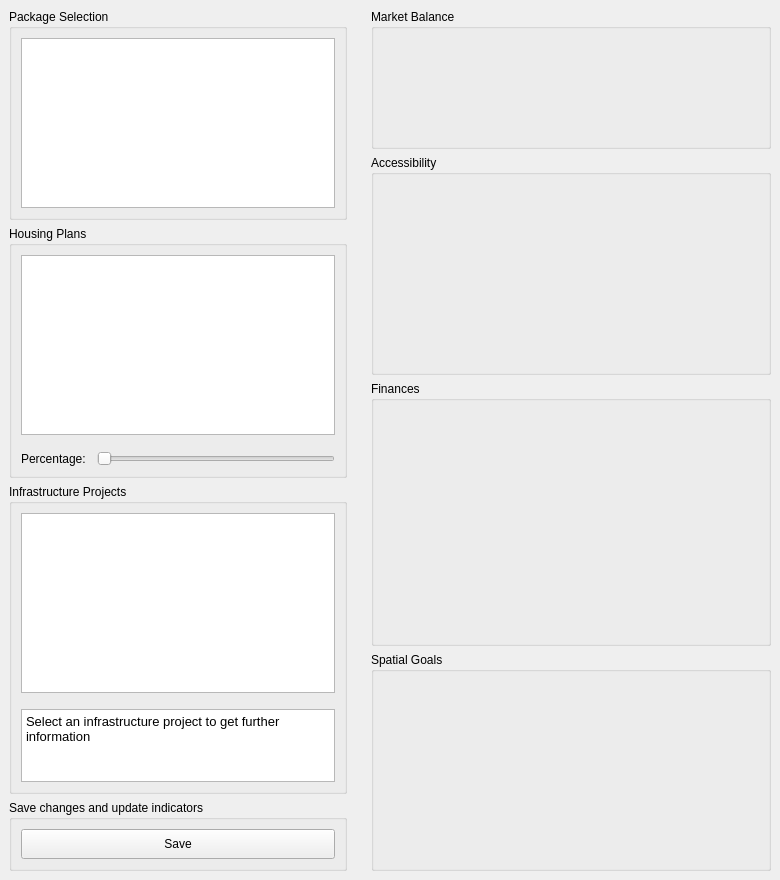
<?xml version="1.0" encoding="UTF-8"?>
<ui version="4.0">
 <class>IndicatorsDialogDockedBase</class>
 <widget class="QDockWidget" name="IndicatorsDialogDockedBase">
  <property name="geometry">
   <rect>
    <x>0</x>
    <y>0</y>
    <width>780</width>
    <height>880</height>
   </rect>
  </property>
  <property name="sizePolicy">
   <sizepolicy hsizetype="MinimumExpanding" vsizetype="MinimumExpanding">
    <horstretch>0</horstretch>
    <verstretch>0</verstretch>
   </sizepolicy>
  </property>
  <property name="minimumSize">
   <size>
    <width>780</width>
    <height>880</height>
   </size>
  </property>
  <property name="windowTitle">
   <string>Regional Game Mobiele Stad</string>
  </property>
  <widget class="QWidget" name="dockWidgetContents">
   <property name="sizePolicy">
    <sizepolicy hsizetype="MinimumExpanding" vsizetype="MinimumExpanding">
     <horstretch>0</horstretch>
     <verstretch>0</verstretch>
    </sizepolicy>
   </property>
   <property name="minimumSize">
    <size>
     <width>640</width>
     <height>850</height>
    </size>
   </property>
   <property name="baseSize">
    <size>
     <width>0</width>
     <height>0</height>
    </size>
   </property>
   <layout class="QVBoxLayout" name="verticalLayout_6">
    <property name="leftMargin">
     <number>0</number>
    </property>
    <property name="topMargin">
     <number>0</number>
    </property>
    <property name="rightMargin">
     <number>0</number>
    </property>
    <property name="bottomMargin">
     <number>0</number>
    </property>
    <item>
     <layout class="QHBoxLayout" name="pluginLayout">
      <item>
       <widget class="QFrame" name="inpuGroup">
        <layout class="QVBoxLayout" name="inputLayout">
         <item>
          <widget class="QGroupBox" name="groupBox">
           <property name="title">
            <string>Package Selection</string>
           </property>
           <layout class="QVBoxLayout" name="verticalLayout">
            <item>
             <widget class="QTableWidget" name="packageTable">
              <property name="sizePolicy">
               <sizepolicy hsizetype="Preferred" vsizetype="Preferred">
                <horstretch>0</horstretch>
                <verstretch>0</verstretch>
               </sizepolicy>
              </property>
              <property name="minimumSize">
               <size>
                <width>0</width>
                <height>170</height>
               </size>
              </property>
             </widget>
            </item>
           </layout>
          </widget>
         </item>
         <item>
          <widget class="QGroupBox" name="groupBox_7">
           <property name="minimumSize">
            <size>
             <width>0</width>
             <height>0</height>
            </size>
           </property>
           <property name="autoFillBackground">
            <bool>false</bool>
           </property>
           <property name="title">
            <string>Housing Plans</string>
           </property>
           <layout class="QVBoxLayout" name="verticalLayout_2">
            <item>
             <layout class="QVBoxLayout" name="verticalLayout_4">
              <item>
               <widget class="QTableWidget" name="housingTable">
                <property name="sizePolicy">
                 <sizepolicy hsizetype="Expanding" vsizetype="Expanding">
                  <horstretch>0</horstretch>
                  <verstretch>0</verstretch>
                 </sizepolicy>
                </property>
                <property name="minimumSize">
                 <size>
                  <width>0</width>
                  <height>180</height>
                 </size>
                </property>
                <property name="focusPolicy">
                 <enum>Qt::StrongFocus</enum>
                </property>
                <property name="autoFillBackground">
                 <bool>false</bool>
                </property>
               </widget>
              </item>
              <item>
               <layout class="QGridLayout" name="gridLayout">
                <item row="2" column="1">
                 <widget class="QSlider" name="housingSlider">
                  <property name="orientation">
                   <enum>Qt::Horizontal</enum>
                  </property>
                 </widget>
                </item>
                <item row="2" column="0">
                 <widget class="QLabel" name="label">
                  <property name="minimumSize">
                   <size>
                    <width>0</width>
                    <height>0</height>
                   </size>
                  </property>
                  <property name="text">
                   <string>Percentage:</string>
                  </property>
                  <property name="buddy">
                   <cstring>inpuGroup</cstring>
                  </property>
                 </widget>
                </item>
                <item row="1" column="1">
                 <spacer name="verticalSpacer">
                  <property name="orientation">
                   <enum>Qt::Vertical</enum>
                  </property>
                  <property name="sizeType">
                   <enum>QSizePolicy::Fixed</enum>
                  </property>
                  <property name="sizeHint" stdset="0">
                   <size>
                    <width>30</width>
                    <height>10</height>
                   </size>
                  </property>
                 </spacer>
                </item>
                <item row="1" column="0">
                 <spacer name="horizontalSpacer">
                  <property name="orientation">
                   <enum>Qt::Horizontal</enum>
                  </property>
                  <property name="sizeType">
                   <enum>QSizePolicy::Fixed</enum>
                  </property>
                  <property name="sizeHint" stdset="0">
                   <size>
                    <width>70</width>
                    <height>10</height>
                   </size>
                  </property>
                 </spacer>
                </item>
               </layout>
              </item>
             </layout>
            </item>
           </layout>
          </widget>
         </item>
         <item>
          <widget class="QGroupBox" name="groupBox_2">
           <property name="title">
            <string>Infrastructure Projects</string>
           </property>
           <layout class="QHBoxLayout" name="horizontalLayout_5">
            <item>
             <layout class="QVBoxLayout" name="verticalLayout_5">
              <item>
               <widget class="QTableWidget" name="infraTable">
                <property name="sizePolicy">
                 <sizepolicy hsizetype="Expanding" vsizetype="Expanding">
                  <horstretch>0</horstretch>
                  <verstretch>0</verstretch>
                 </sizepolicy>
                </property>
                <property name="minimumSize">
                 <size>
                  <width>0</width>
                  <height>180</height>
                 </size>
                </property>
               </widget>
              </item>
              <item>
               <spacer name="verticalSpacer_2">
                <property name="orientation">
                 <enum>Qt::Vertical</enum>
                </property>
                <property name="sizeType">
                 <enum>QSizePolicy::Fixed</enum>
                </property>
                <property name="sizeHint" stdset="0">
                 <size>
                  <width>288</width>
                  <height>10</height>
                 </size>
                </property>
               </spacer>
              </item>
              <item>
               <widget class="QTextEdit" name="descriptionText">
                <property name="sizePolicy">
                 <sizepolicy hsizetype="Preferred" vsizetype="Preferred">
                  <horstretch>0</horstretch>
                  <verstretch>0</verstretch>
                 </sizepolicy>
                </property>
                <property name="minimumSize">
                 <size>
                  <width>0</width>
                  <height>45</height>
                 </size>
                </property>
                <property name="html">
                 <string>&lt;!DOCTYPE HTML PUBLIC &quot;-//W3C//DTD HTML 4.0//EN&quot; &quot;http://www.w3.org/TR/REC-html40/strict.dtd&quot;&gt;
&lt;html&gt;&lt;head&gt;&lt;meta name=&quot;qrichtext&quot; content=&quot;1&quot; /&gt;&lt;style type=&quot;text/css&quot;&gt;
p, li { white-space: pre-wrap; }
&lt;/style&gt;&lt;/head&gt;&lt;body style=&quot; font-family:'.SF NS Text'; font-size:13pt; font-weight:400; font-style:normal;&quot;&gt;
&lt;p style=&quot; margin-top:0px; margin-bottom:0px; margin-left:0px; margin-right:0px; -qt-block-indent:0; text-indent:0px;&quot;&gt;&lt;span style=&quot; font-family:'MS Shell Dlg 2'; font-size:10pt;&quot;&gt;Select an infrastructure project to get further information&lt;/span&gt;&lt;/p&gt;&lt;/body&gt;&lt;/html&gt;</string>
                </property>
               </widget>
              </item>
             </layout>
            </item>
           </layout>
          </widget>
         </item>
         <item>
          <widget class="QGroupBox" name="groupBox_3">
           <property name="title">
            <string>Save changes and update indicators</string>
           </property>
           <layout class="QVBoxLayout" name="verticalLayout_3">
            <item>
             <widget class="QPushButton" name="okInfra">
              <property name="minimumSize">
               <size>
                <width>0</width>
                <height>30</height>
               </size>
              </property>
              <property name="text">
               <string>Save</string>
              </property>
             </widget>
            </item>
           </layout>
          </widget>
         </item>
        </layout>
        <zorder>groupBox_7</zorder>
        <zorder>groupBox</zorder>
        <zorder>groupBox_2</zorder>
        <zorder>groupBox_3</zorder>
       </widget>
      </item>
      <item>
       <widget class="QFrame" name="indicatorsGrup">
        <layout class="QVBoxLayout" name="outputLayout">
         <item>
          <widget class="QGroupBox" name="groupBox_4">
           <property name="sizePolicy">
            <sizepolicy hsizetype="MinimumExpanding" vsizetype="Fixed">
             <horstretch>0</horstretch>
             <verstretch>0</verstretch>
            </sizepolicy>
           </property>
           <property name="minimumSize">
            <size>
             <width>400</width>
             <height>140</height>
            </size>
           </property>
           <property name="title">
            <string>Market Balance</string>
           </property>
           <layout class="QVBoxLayout" name="verticalLayout_13">
            <property name="leftMargin">
             <number>0</number>
            </property>
            <property name="topMargin">
             <number>0</number>
            </property>
            <property name="rightMargin">
             <number>0</number>
            </property>
            <property name="bottomMargin">
             <number>0</number>
            </property>
            <item>
             <layout class="QVBoxLayout" name="marketChart"/>
            </item>
           </layout>
          </widget>
         </item>
         <item>
          <widget class="QGroupBox" name="groupBox_5">
           <property name="title">
            <string>Accessibility</string>
           </property>
           <layout class="QVBoxLayout" name="verticalLayout_11">
            <property name="spacing">
             <number>0</number>
            </property>
            <property name="leftMargin">
             <number>0</number>
            </property>
            <property name="topMargin">
             <number>0</number>
            </property>
            <property name="rightMargin">
             <number>0</number>
            </property>
            <property name="bottomMargin">
             <number>0</number>
            </property>
            <item>
             <layout class="QVBoxLayout" name="accessibilityChart"/>
            </item>
           </layout>
          </widget>
         </item>
         <item>
          <widget class="QGroupBox" name="groupBox_6">
           <property name="minimumSize">
            <size>
             <width>0</width>
             <height>265</height>
            </size>
           </property>
           <property name="title">
            <string>Finances</string>
           </property>
           <layout class="QVBoxLayout" name="verticalLayout_12">
            <property name="leftMargin">
             <number>0</number>
            </property>
            <property name="topMargin">
             <number>0</number>
            </property>
            <property name="rightMargin">
             <number>0</number>
            </property>
            <property name="bottomMargin">
             <number>0</number>
            </property>
            <item>
             <layout class="QVBoxLayout" name="financialChart"/>
            </item>
           </layout>
          </widget>
         </item>
         <item>
          <widget class="QGroupBox" name="groupBox_3">
           <property name="title">
            <string>Spatial Goals</string>
           </property>
           <layout class="QVBoxLayout" name="verticalLayout_14">
            <property name="leftMargin">
             <number>0</number>
            </property>
            <property name="topMargin">
             <number>0</number>
            </property>
            <property name="rightMargin">
             <number>0</number>
            </property>
            <property name="bottomMargin">
             <number>0</number>
            </property>
            <item>
             <layout class="QVBoxLayout" name="spatialChart"/>
            </item>
           </layout>
          </widget>
         </item>
        </layout>
       </widget>
      </item>
     </layout>
    </item>
   </layout>
  </widget>
 </widget>
 <resources/>
 <connections/>
</ui>
